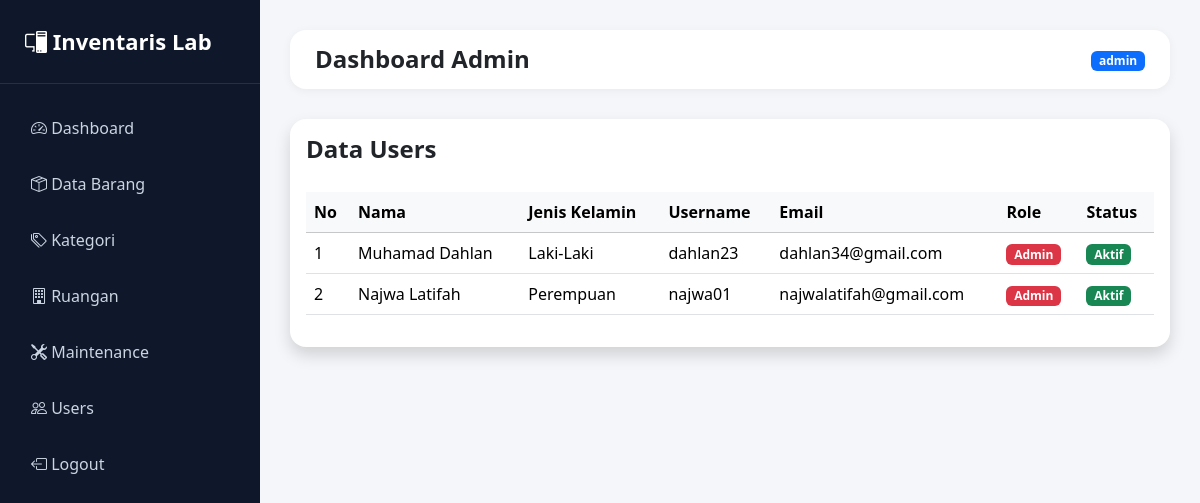
Screenshot of /users/index.php (signed in) with the database file from the repository.
### tables this page shows
CREATE TABLE `users` (
  `id_users` int(11) NOT NULL,
  `name` varchar(100) NOT NULL,
  `username` varchar(100) NOT NULL,
  `email` varchar(100) NOT NULL,
  `password` varchar(100) NOT NULL,
  `jk` enum('Laki-Laki','Perempuan') NOT NULL,
  `role` varchar(50) NOT NULL,
  `status` varchar(50) NOT NULL,
  `created_at` timestamp NOT NULL DEFAULT current_timestamp(),
  `updated_at` timestamp NOT NULL DEFAULT current_timestamp()
);

### users/index.php (the view)
<?php
include '../template/header.php';
include '../config/koneksi.php';
$data = mysqli_query(
    $conn,
    "SELECT * FROM users
    ORDER BY id_users DESC"
);
?>
<?php include '../template/sidebar.php'; ?>
<div class="content">
    <?php include '../template/navbar.php'; ?>
    <div class="card border-0 shadow rounded-4">
        <div class="card-body">
            <div class="d-flex justify-content-between align-items-center mb-4">
                <div>
                    <h4 class="fw-bold mb-1">
                        Data Users
                    </h4>
                </div>
            </div>
            <div class="table-responsive">
                <table class="table table-hover align-middle">
                    <thead class="table-light">
                        <tr>
                            <th>No</th>
                            <th>Nama</th>
                            <th>Jenis Kelamin</th>
                            <th>Username</th>
                            <th>Email</th>
                            <th>Role</th>
                            <th>Status</th>
                        </tr>
                    </thead>
                    <tbody>
                    <?php
                    $no = 1;
                    while($row =
                    mysqli_fetch_assoc($data)):
                    ?>
                    <tr>
                        <td>
                            <?= $no++ ?>
                        </td>
                        <td>
                            <?= $row['name'] ?>
                        </td>
                        <td>
                            <?= $row['jk'] ?>
                        </td>
                        <td>
                            <?= $row['username'] ?>
                        </td>
                        <td>
                            <?= $row['email'] ?>
                        </td>
                        <td>
                            <?php
                            if($row['role'] == 'admin'){
                                echo '<span class="badge bg-danger">Admin</span>';
                            }elseif($row['role'] == 'teknisi'){
                                echo '<span class="badge bg-warning text-dark">Teknisi</span>';
                            }else{
                                echo '<span class="badge bg-primary">Dosen</span>';
                            }
                            ?>
                        </td>
                        <td>
                            <?php
                            if($row['status'] == 'aktif'){
                                echo '<span class="badge bg-success">Aktif</span>';
                            }else{
                                echo '<span class="badge bg-secondary">Nonaktif</span>';
                            }
                            ?>
                        </td>
                    </tr>
                    <?php endwhile; ?>
                    </tbody>
                </table>
            </div>
        </div>
    </div>
</div>
<?php include '../template/footer.php'; ?>

### template/header.php (style rules this page uses)
body { background: #f4f6f9; }
.content { margin-left: 260px; padding: 30px; }

### rows the page displays
users: name "Muhamad Dahlan", jk "Laki-Laki", username "dahlan23", email "dahlan34@gmail.com", role "Admin", status "Aktif"
users: name "Najwa Latifah", jk "Perempuan", username "najwa01", email "najwalatifah@gmail.com", role "Admin", status "Aktif"

### other values shown
$_SESSION['role'] "admin"
